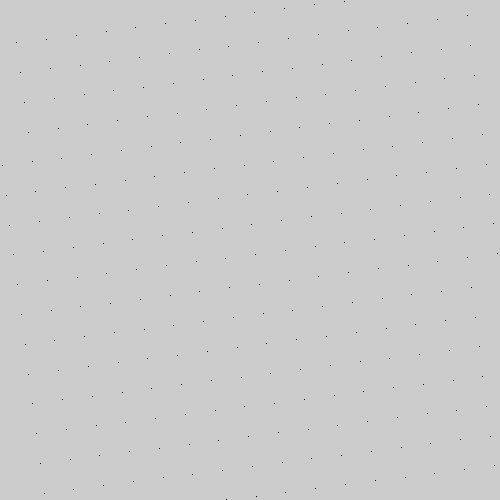
Frame 1 (no input)
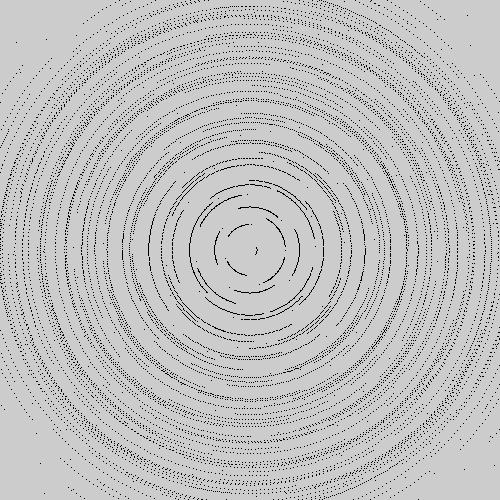
Frame 60 (the mouse pressed at the canvas centre just before this capture)
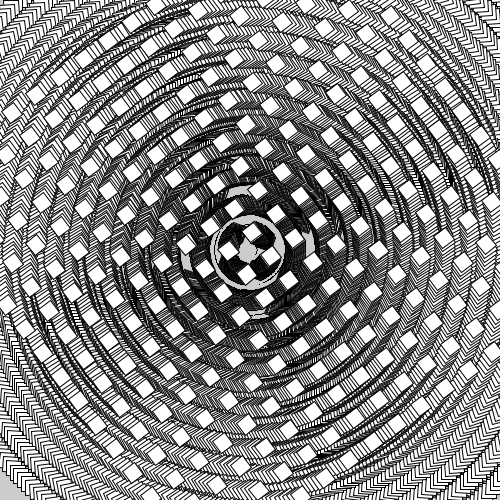
Frame 120 (the mouse held since frame 60 and released just before this capture)

The Processing sketch that drew these frames (run headless with seeded random() and noise(); from frame 60 on, the mouse is pressed at the canvas centre):

// Processing sketch: processing_156902
// ── processing_156902.pde

int diam=30;

void setup(){
  size(500,500);
}

void draw(){
translate(width/2, height/2);
rotate(millis()*-0.001);
for(int i=diam/2; i<width; i+=diam){
  for(int y=diam/2; y<height; y+=diam){
    int strokeValue = int(map(i, diam/2, width, 0, 255));
    rect(i - width/2,y - height/2, map(mouseX,0,500,0,30), map(mouseY,0,500,0,30));
  }

}
}
